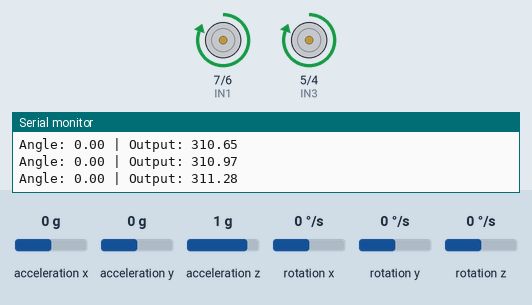
Bench run of a sketch on a simulated Arduino Uno, built with avr-gcc and run on an emulated ATmega328P. Parts: motor-driver pin pairs drawn as motors (green arrow = first pin HIGH = forward, orange = second pin HIGH = backward, longer = more drive, scaled by the enable pin), the last lines printed to the serial monitor. Inputs (shaded band) come from the test bench; at power-on: acceleration y 0 g, acceleration z 1 g, acceleration x 0 g, rotation x 0 °/s, rotation y 0 °/s, rotation z 0 °/s.

Above: at 1.2 s.
1.3 s: acceleration y set to 0.8 g
At 2.5 s:
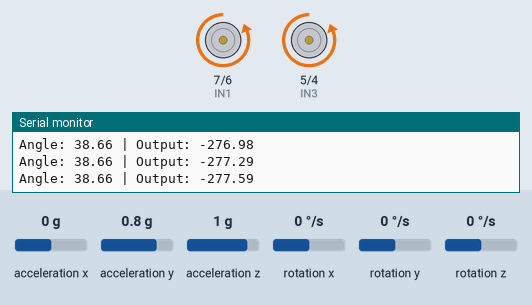
2.8 s: acceleration z set to 1.4 g
5.8 s: acceleration y set to -1.4 g
7.3 s: acceleration y set to -0.8 g
At 7.8 s:
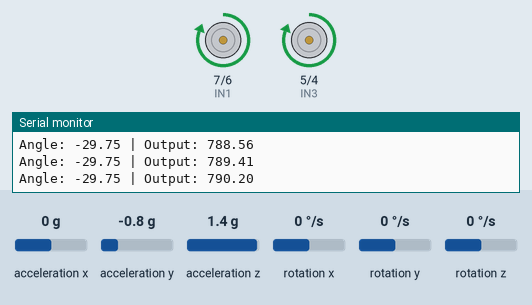
8.8 s: acceleration y set to 1.4 g
At 9.6 s:
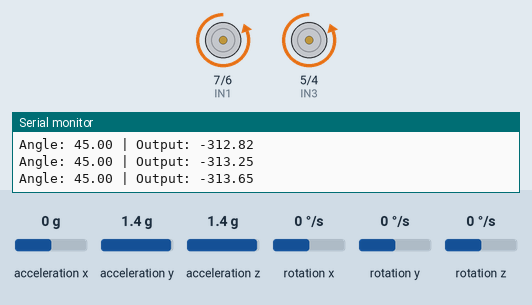
10.3 s: acceleration y set to 0 g
At 11.8 s:
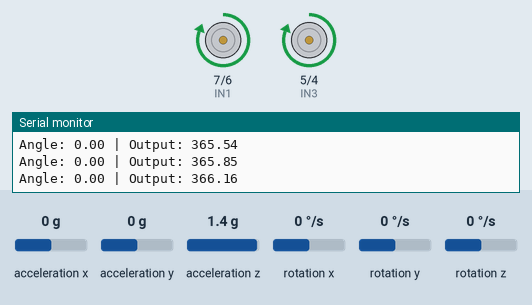
Timing chart, 0 to 12.8 s (numbered marks = the images above; inputs shaded):
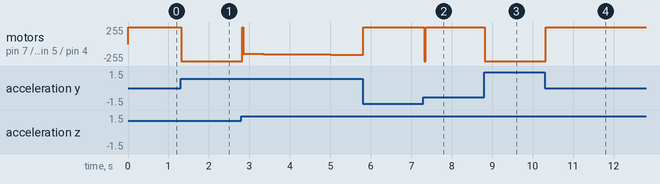

The sketch:

arduino-self-balancing-robot.ino
```cpp
#include <Wire.h>
#include <MPU6050.h>

MPU6050 mpu;

// Motor Driver Pins
int ENA = 11;
int IN1 = 7;
int IN2 = 6;
int IN3 = 5;
int IN4 = 4;
int ENB = 10;

// PID Parameters
float Kp = 15.0;
float Ki = 0.5;
float Kd = 3.0;

float setpoint = 20.0;

float error, last_error = 0.0;
float integral = 0.0;
float derivative;
float output;

// Timing Variables
unsigned long last_time;
float elapsed_time;

void setup() {
    Serial.begin(9600);

    Wire.begin();  // SDA = A4, SCL = A5
    mpu.initialize();

    if (!mpu.testConnection()) {
        Serial.println("MPU6050 connection failed!");
        while (1);
    }

    pinMode(IN1, OUTPUT);
    pinMode(IN2, OUTPUT);
    pinMode(IN3, OUTPUT);
    pinMode(IN4, OUTPUT);
    pinMode(ENA, OUTPUT);
    pinMode(ENB, OUTPUT);

    last_time = millis();
}

void loop() {
    // Waktu Sampling
    unsigned long current_time = millis();
    elapsed_time = (current_time - last_time) / 1000.0;
    last_time = current_time;

    // Baca Data MPU6050
    int16_t ax, ay, az, gx, gy, gz;
    mpu.getMotion6(&ax, &ay, &az, &gx, &gy, &gz);

    // Hitung Sudut dari Accelerometer
    float angle = atan2(ay, az) * 180 / PI;

    // PID Controller
    error = setpoint - angle;
    integral += error * elapsed_time;
    derivative = (error - last_error) / elapsed_time;

    output = (Kp * error) +
             (Ki * integral) +
             (Kd * derivative);

    last_error = error;

    // Batasi Output PWM (0–255)
    int pwm = constrain(abs(output), 0, 255);

    if (output > 0) {
        // Robot miring ke depan → tarik mundur
        maju(pwm);
    } else {
        // Robot miring ke belakang → dorong maju
        mundur(pwm);
    }

    // Debug Serial Monitor
    Serial.print("Angle: ");
    Serial.print(angle);
    Serial.print(" | Output: ");
    Serial.println(output);

    delay(10); // Waktu sampling
}

// =====================
// Fungsi Kontrol Motor
// =====================

void maju(int pwm) {
    digitalWrite(IN1, HIGH);
    digitalWrite(IN2, LOW);

    digitalWrite(IN3, HIGH);
    digitalWrite(IN4, LOW);

    analogWrite(ENA, pwm);
    analogWrite(ENB, pwm);
}

void mundur(int pwm) {
    digitalWrite(IN1, LOW);
    digitalWrite(IN2, HIGH);

    digitalWrite(IN3, LOW);
    digitalWrite(IN4, HIGH);

    analogWrite(ENA, pwm);
    analogWrite(ENB, pwm);
}
```

Measured:
- after the input at 1.3 s, motor on pin 7 (IN1) / pin 6 (IN2), motor on pin 5 (IN3) / pin 4 (IN4): forward 255/255 → backward 255/255 at once
- after the input at 7.3 s, motor on pin 7 (IN1) / pin 6 (IN2), motor on pin 5 (IN3) / pin 4 (IN4): forward 255/255 → backward 255/255 at once, → forward 255/255 0.03 s later
- after the input at 8.8 s, motor on pin 7 (IN1) / pin 6 (IN2), motor on pin 5 (IN3) / pin 4 (IN4): forward 255/255 → backward 255/255 at once
- after the input at 10.3 s, motor on pin 7 (IN1) / pin 6 (IN2), motor on pin 5 (IN3) / pin 4 (IN4): backward 255/255 → forward 255/255 at once
